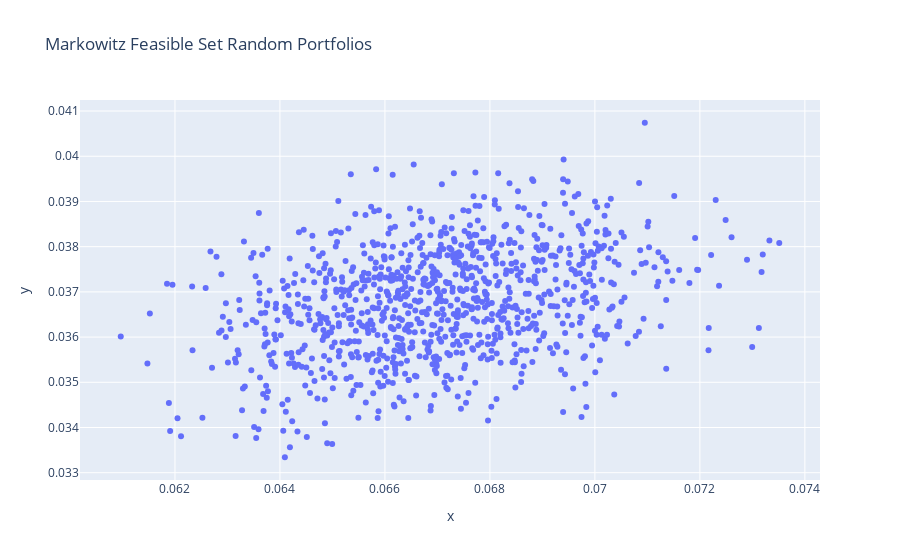

Notebook cell for this chart:
### Markdown cell above
## General code for efficiency frontier

This is the general code for the efficiency frontier found online where you generate random portfolios according to weights and find the return and risk for that. It works for less number of securities like 3-4 max but for more it starts failing as the feasible set keeps increasing so you have to keep generating more random portfolios which is time consuming and inefficient.

### Code cell
p_ret = [] # Define an empty array for portfolio returns
p_var = [] # Define an empty array for portfolio volatility
p_weights = [] # Define an empty array for asset weights
p_beta = []
p_sharpe = []

num_assets = len(data)
num_portfolios = 1000

exp_ret_arr = []
beta_arr = []
for x in derived_data:
  exp_ret_arr.append(derived_data[x]['mean'])
  beta_arr.append(derived_data[x]['beta'])

for portfolio in range(num_portfolios):
  weights = np.random.random(num_assets)
  weights = weights/np.sum(weights)
  while weights.min() < 0.01:
    weights = np.random.random(num_assets)
    weights = weights/np.sum(weights)
  p_weights.append(weights)
  returns = np.dot(weights, exp_ret_arr) # Returns are the product of individual expected returns of asset and its weights
  p_ret.append(returns)

  var = 0
  for x in range(len(weights)):
    for y in range(len(weights)):
      var += weights[x] * weights[y] * cov_matrix.iloc[x,y]

  sd = np.sqrt(var) # Daily standard deviation
  p_var.append(sd)
  betas = np.dot(weights, beta_arr)
  sharpe_ratio = (returns - (rf/12)) / sd
  p_beta.append(betas)
  p_sharpe.append(sharpe_ratio)

p_treynor = []
for x in range(len(p_ret)):
  p_treynor.append((p_ret[x] - (rf/12)) / p_beta[x])

portfolios = {'Returns':p_ret, 'Volatility':p_var, 'Beta': p_beta, 'Sharpe_Ratio':p_sharpe, 'Treynor_Ratio':p_treynor}

for x in range(len(data)):
    #print(counter, symbol)
    temp = []
    for y in p_weights:
      temp.append(y[x])
    portfolios[list(data.keys())[x]] = temp

portfolios_df = pd.DataFrame(portfolios)

fig = px.scatter(x=portfolios_df['Volatility'].to_list(), y=portfolios_df['Returns'].to_list(), title='Markowitz Feasible Set Random Portfolios')
fig.show()

### Figure 1 — Plotly figure (JSON) as saved in the notebook; plotly's stock layout.template omitted (floating-point values rounded to 4 significant figures; data arrays with more than 128 entries replaced by an {"elided": "..."} marker saying what was removed)
{"data": [{"hovertemplate": "x=%{x}<br>y=%{y}<extra></extra>", "legendgroup": "", "marker": {"color": "#636efa", "symbol": "circle"}, "mode": "markers", "name": "", "orientation": "v", "showlegend": false, "type": "scatter", "x": {"elided": "1000 float values"}, "xaxis": "x", "y": {"elided": "1000 float values"}, "yaxis": "y"}], "layout": {"legend": {"tracegroupgap": 0}, "title": {"text": "Markowitz Feasible Set Random Portfolios"}, "xaxis": {"anchor": "y", "domain": [0, 1], "title": {"text": "x"}}, "yaxis": {"anchor": "x", "domain": [0, 1], "title": {"text": "y"}}}}
